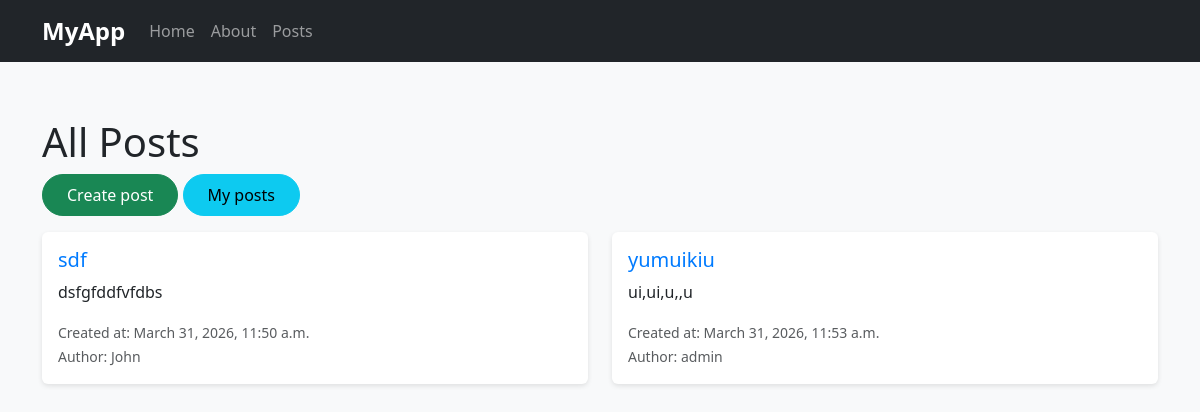
/posts/ (signed in), run on an earlier commit of the app's database.
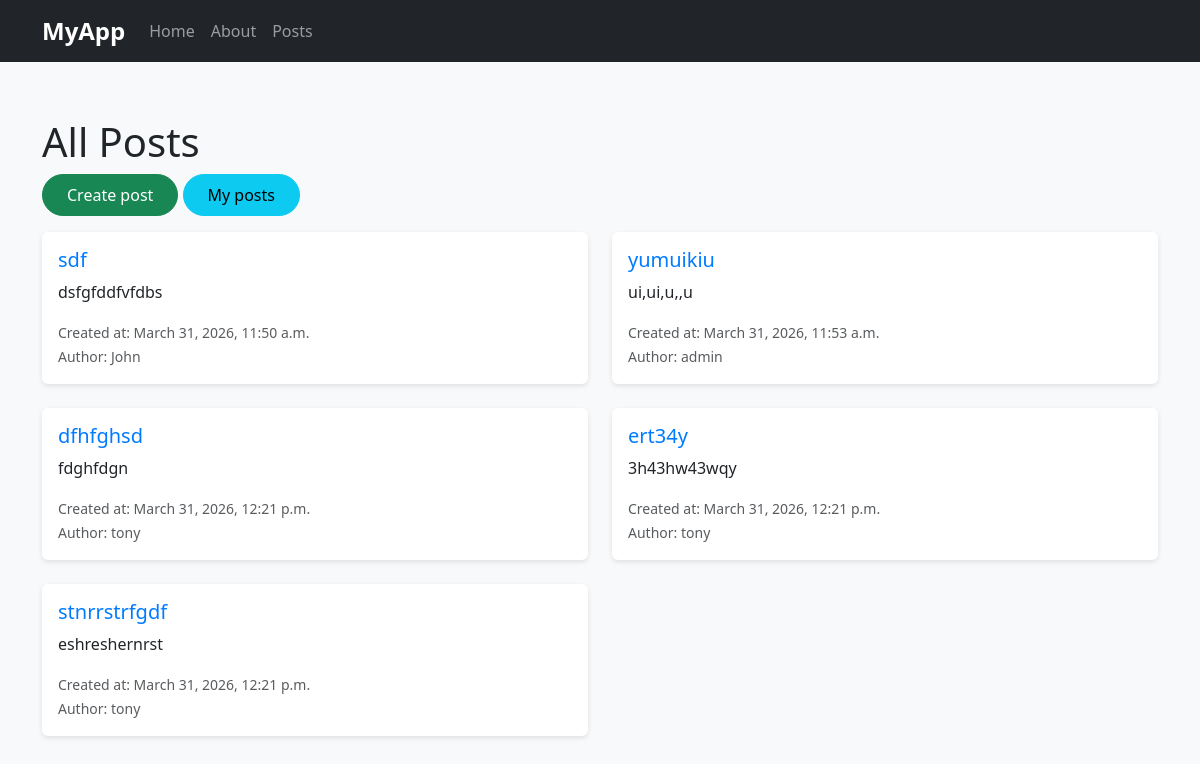
And on a later commit of the database.
### asdf/models.py (models this page shows)
class Post(models.Model):
    title = models.CharField(max_length=50)
    body = models.TextField()
    created_at = models.DateTimeField(auto_now_add=True)
    author = models.ForeignKey(User, on_delete=models.CASCADE)
    image = models.ImageField(upload_to="posts/", blank=True, null=True)

### asdf/views.py (the view)
# urls.py: path("posts/", views.posts, name="posts"),
@login_required
def posts(request):
    posts = Post.objects.all()
    return render(request, "asdf/posts.html", {"posts": posts})

### asdf/templates/asdf/posts.html
{% extends 'asdf/base.html' %}
{% block content %}
<div class="container mt-4">
    <h1>All Posts</h1>
    <div class="mb-3">
        <a href="{% url 'create_post' %}" class="btn btn-success">Create post</a>
        <a href="{% url 'my_posts' %}" class="btn btn-info">My posts</a>
    </div>
    <div class="row">
        {% for post in posts %}
        <div class="col-md-6 mb-4">
            <div class="card h-100">
                <div class="card-body">
                    <h5 class="card-title">
                        <a href="{% url 'post_details' post.id %}">{{ post.title }}</a>
                    </h5>
                    <p class="card-text">{{ post.body|truncatewords:30 }}</p>
                    <p class="card-text">
                        <small class="text-muted">Created at: {{ post.created_at }}</small><br>
                        <small class="text-muted">Author: {{ post.author }}</small>
                    </p>
                </div>
            </div>
        </div>
        {% empty %}
        <p>No posts available.</p>
        {% endfor %}
    </div>
</div>
{% endblock %}

### asdf/templates/asdf/base.html (shortened to what this page needs)
{% load static %}
<!DOCTYPE html>
<html lang="en">
<head>
    <link href="https://cdn.jsdelivr.net/npm/bootstrap@5.3.0-alpha1/dist/css/bootstrap.min.css" rel="stylesheet">
    <link rel="stylesheet" href="{% static 'asdf/style.css' %}">
</head>
<body>
    <nav class="navbar navbar-expand-lg navbar-dark bg-dark">
        <div class="container">
            <a class="navbar-brand" href="{% url 'home' %}">MyApp</a>
            <div class="collapse navbar-collapse">
                <ul class="navbar-nav me-auto">
                    <li class="nav-item">
                        <a class="nav-link" href="{% url 'home' %}">Home</a>
                    </li>
                    <li class="nav-item">
                        <a class="nav-link" href="{% url 'about' %}">About</a>
                    </li>
                    <li class="nav-item">
                        <a class="nav-link" href="{% url 'posts' %}">Posts</a>
                    </li>
                </ul>
            </div>
        </div>
    </nav>
    <main>
        {% block content %}
        {% endblock %}
    </main>
</body>
</html>

### asdf/static/asdf/style.css (style rules this page uses)
body { background-color: #f8f9fa; font-family: 'Segoe UI', Tahoma, Geneva, Verdana, sans-serif; }
.navbar-brand { font-weight: bold; font-size: 1.5rem; }
main { min-height: calc(100vh - 70px); padding: 2rem 0; }
.card { transition: transform 0.2s ease, box-shadow 0.2s ease; border: none; box-shadow: 0 2px 5px rgba(0,0,0,0.1); }
.card-title a { text-decoration: none; color: #007bff; }
.btn { border-radius: 30px; padding: 0.5rem 1.5rem; }

What changed in the data, as far as the page shows it:
added Post: title "dfhfghsd", body "fdghfdgn", created_at "March 31, 2026, 12:21 p.m.", author "tony"
added Post: title "ert34y", body "3h43hw43wqy", created_at "March 31, 2026, 12:21 p.m.", author "tony"
added Post: title "stnrrstrfgdf", body "eshreshernrst", created_at "March 31, 2026, 12:21 p.m.", author "tony"
